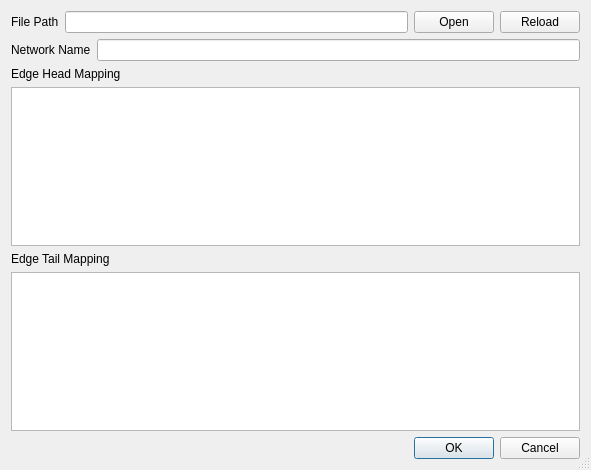
<?xml version="1.0" encoding="UTF-8"?>
<ui version="4.0">
 <class>OpenNetworkDialog</class>
 <widget class="QDialog" name="OpenNetworkDialog">
  <property name="geometry">
   <rect>
    <x>0</x>
    <y>0</y>
    <width>591</width>
    <height>470</height>
   </rect>
  </property>
  <property name="sizePolicy">
   <sizepolicy hsizetype="Expanding" vsizetype="Expanding">
    <horstretch>0</horstretch>
    <verstretch>0</verstretch>
   </sizepolicy>
  </property>
  <property name="windowTitle">
   <string>Dialog</string>
  </property>
  <property name="windowOpacity">
   <double>2.000000000000000</double>
  </property>
  <property name="sizeGripEnabled">
   <bool>true</bool>
  </property>
  <layout class="QVBoxLayout" name="verticalLayout">
   <item>
    <layout class="QHBoxLayout" name="horizontalLayout">
     <item>
      <widget class="QLabel" name="label_fpath">
       <property name="text">
        <string>File Path</string>
       </property>
      </widget>
     </item>
     <item>
      <widget class="QLineEdit" name="ui_filePathEdit">
       <property name="sizePolicy">
        <sizepolicy hsizetype="Expanding" vsizetype="Fixed">
         <horstretch>0</horstretch>
         <verstretch>0</verstretch>
        </sizepolicy>
       </property>
      </widget>
     </item>
     <item>
      <widget class="QPushButton" name="ui_openButton">
       <property name="text">
        <string>Open</string>
       </property>
      </widget>
     </item>
     <item>
      <widget class="QPushButton" name="ui_reloadButton">
       <property name="text">
        <string>Reload</string>
       </property>
      </widget>
     </item>
    </layout>
   </item>
   <item>
    <layout class="QHBoxLayout" name="horizontalLayout_2">
     <item>
      <widget class="QLabel" name="label_network_name">
       <property name="text">
        <string>Network Name</string>
       </property>
      </widget>
     </item>
     <item>
      <widget class="QLineEdit" name="ui_networkNameEdit"/>
     </item>
    </layout>
   </item>
   <item>
    <widget class="QLabel" name="ui_labelEdgeHeadMapping">
     <property name="sizePolicy">
      <sizepolicy hsizetype="Expanding" vsizetype="Preferred">
       <horstretch>0</horstretch>
       <verstretch>0</verstretch>
      </sizepolicy>
     </property>
     <property name="text">
      <string>Edge Head Mapping</string>
     </property>
    </widget>
   </item>
   <item>
    <widget class="QTableWidget" name="ui_edgeHeadMappingTable">
     <property name="sizePolicy">
      <sizepolicy hsizetype="Expanding" vsizetype="Expanding">
       <horstretch>0</horstretch>
       <verstretch>0</verstretch>
      </sizepolicy>
     </property>
     <property name="sizeAdjustPolicy">
      <enum>QAbstractScrollArea::AdjustIgnored</enum>
     </property>
     <property name="alternatingRowColors">
      <bool>true</bool>
     </property>
     <property name="sortingEnabled">
      <bool>true</bool>
     </property>
     <attribute name="horizontalHeaderCascadingSectionResizes">
      <bool>false</bool>
     </attribute>
    </widget>
   </item>
   <item>
    <widget class="QLabel" name="ui_labelEdgeTailMapping">
     <property name="sizePolicy">
      <sizepolicy hsizetype="Expanding" vsizetype="Preferred">
       <horstretch>0</horstretch>
       <verstretch>0</verstretch>
      </sizepolicy>
     </property>
     <property name="text">
      <string>Edge Tail Mapping</string>
     </property>
    </widget>
   </item>
   <item>
    <widget class="QTableWidget" name="ui_edgeTailMappingTable">
     <property name="sizePolicy">
      <sizepolicy hsizetype="Expanding" vsizetype="Expanding">
       <horstretch>0</horstretch>
       <verstretch>0</verstretch>
      </sizepolicy>
     </property>
     <property name="sizeAdjustPolicy">
      <enum>QAbstractScrollArea::AdjustIgnored</enum>
     </property>
     <property name="alternatingRowColors">
      <bool>true</bool>
     </property>
     <property name="sortingEnabled">
      <bool>true</bool>
     </property>
     <attribute name="horizontalHeaderCascadingSectionResizes">
      <bool>false</bool>
     </attribute>
    </widget>
   </item>
   <item>
    <widget class="QDialogButtonBox" name="ui_buttonBox">
     <property name="orientation">
      <enum>Qt::Horizontal</enum>
     </property>
     <property name="standardButtons">
      <set>QDialogButtonBox::Cancel|QDialogButtonBox::Ok</set>
     </property>
    </widget>
   </item>
  </layout>
 </widget>
 <resources/>
 <connections>
  <connection>
   <sender>ui_buttonBox</sender>
   <signal>accepted()</signal>
   <receiver>OpenNetworkDialog</receiver>
   <slot>accept()</slot>
   <hints>
    <hint type="sourcelabel">
     <x>248</x>
     <y>254</y>
    </hint>
    <hint type="destinationlabel">
     <x>157</x>
     <y>274</y>
    </hint>
   </hints>
  </connection>
  <connection>
   <sender>ui_buttonBox</sender>
   <signal>rejected()</signal>
   <receiver>OpenNetworkDialog</receiver>
   <slot>reject()</slot>
   <hints>
    <hint type="sourcelabel">
     <x>316</x>
     <y>260</y>
    </hint>
    <hint type="destinationlabel">
     <x>286</x>
     <y>274</y>
    </hint>
   </hints>
  </connection>
 </connections>
</ui>
